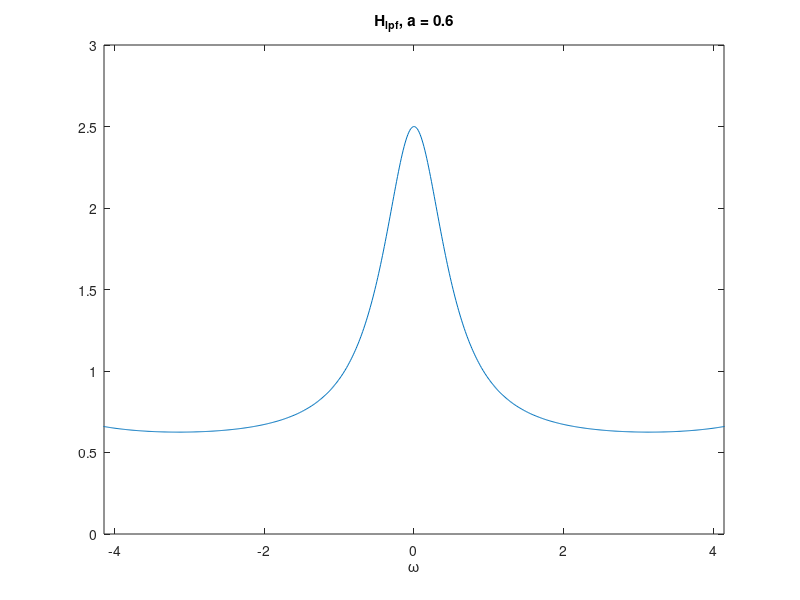
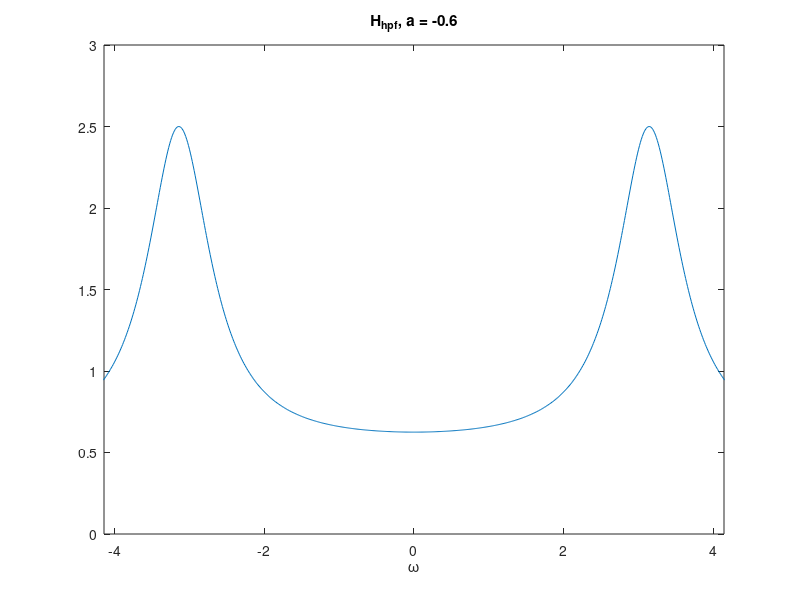
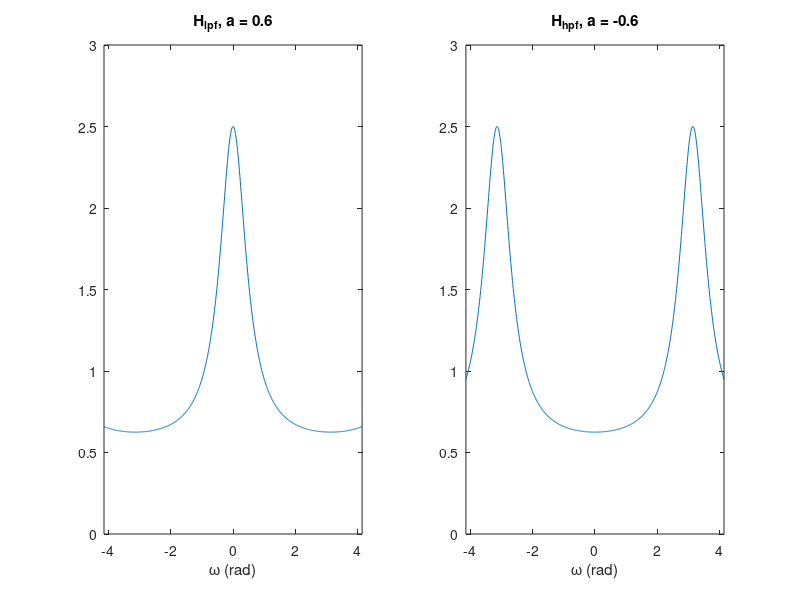

MATLAB code to generate these figures, in order:
%{
 Plot frequency response : 1st order recursive discrete time filter
%}
%% specify x-axis (frequency range)
% w range from [-2*pi 2*pi]
n0 = -2*pi;
n1 = 2*pi;

t_step = 1000;

% create time sequence t
w = linspace(n0, n1, t_step);
%% filter frequency response function: 
a_1 = 0.6;
a_2 = -0.6;

e = exp(1);

% H = 1 ./ (1 - a.*( e.^(-1i.*w) ));

H_lpf = 1 ./ (1 - a_1.*( e.^(-1i.*w) ));
H_hpf = 1 ./ (1 - a_2.*( e.^(-1i.*w) ));

re_h_lpf = real(H_lpf);
re_h_hpf = real(H_hpf);

%% Plots

figure();
plot(w, re_h_lpf);
title("H_{lpf}, a = 0.6")
xlabel('\omega');
xlim([-pi-1 pi+1])
ylim([0 3]);

figure();
plot(w, re_h_hpf);
title("H_{hpf}, a = -0.6")
xlabel('\omega');
xlim([-pi-1 pi+1])
ylim([0 3]);


%% Subplot

figure();
subplot(1,2,1);
plot(w, re_h_lpf);
title("H_{lpf}, a = 0.6")
xlabel('\omega (rad)');
xlim([-pi-1 pi+1])
ylim([0 3]);

subplot(1,2,2);
plot(w, re_h_hpf);
title("H_{hpf}, a = -0.6")
xlabel('\omega (rad)');
xlim([-pi-1 pi+1])
ylim([0 3]);

